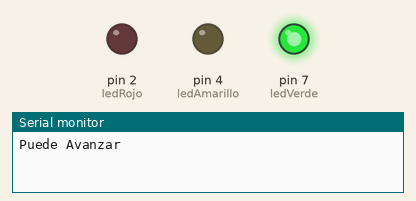
This sketch was run on a simulated Arduino Uno, built with avr-gcc and run on an emulated ATmega328P. On the bench: output pins drawn as LEDs (lit = HIGH), the last lines printed to the serial monitor.

Above: at 2.5 s.
At 7.7 s:
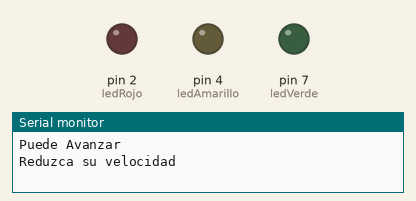
At 14.0 s:
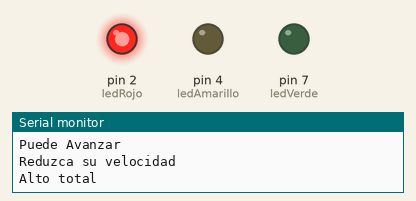
At 24.2 s:
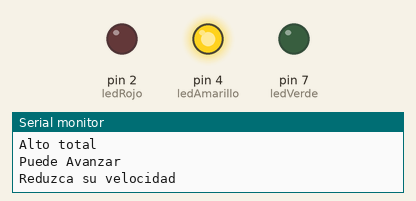
Timing chart, 0 to 24.7 s (numbered marks = the images above):
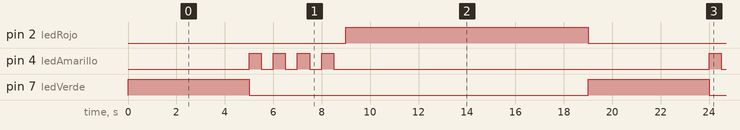

Measured:
- by itself, pin 2 (ledRojo): alternates HIGH for 10.0 s and LOW for 9.0 s
- by itself, pin 4 (ledAmarillo): repeats every 19.0 s: 3 × (LOW 0.50 s, HIGH 0.50 s), LOW 15.5 s, HIGH 0.50 s
- by itself, pin 7 (ledVerde): alternates HIGH for 5.0 s and LOW for 14.0 s

The sketch:

led_stoplights_ino_copy_20240818181452.ino
```cpp
int ledRojo = 2;
int ledAmarillo = 4;
int ledVerde = 7;
int tiempoSemaforo =0;
void setup() {
  // put your setup code here, to run once:
pinMode(ledRojo, OUTPUT);
pinMode(ledVerde, OUTPUT);
pinMode(ledAmarillo, OUTPUT);
  Serial.begin(9600);

}

void loop() {
  // put your main code here, to run repeatedly:
if(tiempoSemaforo == 0){
  Serial.println("Puede Avanzar");
digitalWrite(ledRojo,LOW);
  digitalWrite(ledAmarillo,LOW);
  digitalWrite(ledVerde,HIGH);
delay(5000);
 Serial.println("Reduzca su velocidad");
tiempoSemaforo =1;
}
for(tiempoSemaforo == 1;  tiempoSemaforo<=4;){

  digitalWrite(ledAmarillo,HIGH);
  digitalWrite(ledVerde,LOW);
delay(500);
  digitalWrite(ledAmarillo,LOW);
delay(500);
tiempoSemaforo++;

}
if(tiempoSemaforo == 5){
  Serial.println("Alto total");
    digitalWrite(ledAmarillo,LOW);
  digitalWrite(ledRojo,HIGH);
delay(10000);
digitalWrite(ledRojo,LOW);

tiempoSemaforo = 0;


}

}
```
